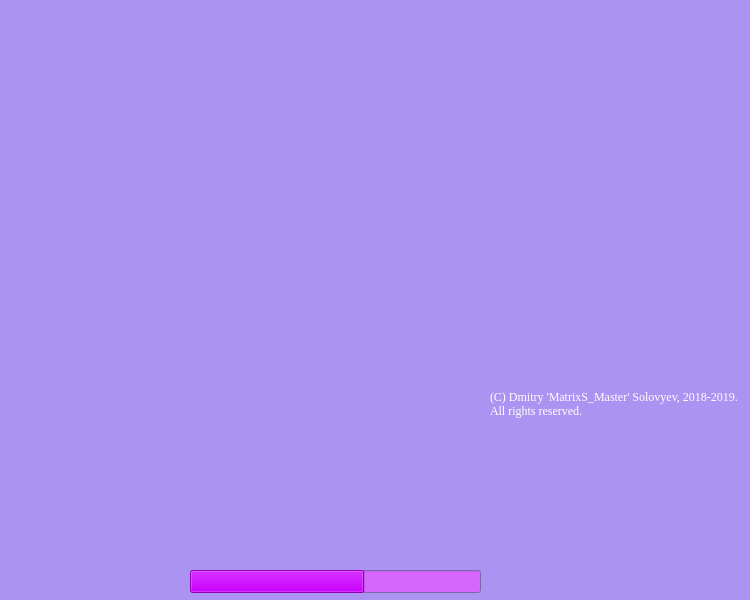
<?xml version="1.0" encoding="UTF-8"?>
<ui version="4.0">
 <class>SplashScreen</class>
 <widget class="QDialog" name="SplashScreen">
  <property name="windowModality">
   <enum>Qt::ApplicationModal</enum>
  </property>
  <property name="geometry">
   <rect>
    <x>0</x>
    <y>0</y>
    <width>750</width>
    <height>600</height>
   </rect>
  </property>
  <property name="sizePolicy">
   <sizepolicy hsizetype="Fixed" vsizetype="Fixed">
    <horstretch>0</horstretch>
    <verstretch>0</verstretch>
   </sizepolicy>
  </property>
  <property name="minimumSize">
   <size>
    <width>750</width>
    <height>600</height>
   </size>
  </property>
  <property name="maximumSize">
   <size>
    <width>750</width>
    <height>600</height>
   </size>
  </property>
  <property name="palette">
   <palette>
    <active>
     <colorrole role="WindowText">
      <brush brushstyle="SolidPattern">
       <color alpha="255">
        <red>255</red>
        <green>255</green>
        <blue>255</blue>
       </color>
      </brush>
     </colorrole>
     <colorrole role="Button">
      <brush brushstyle="SolidPattern">
       <color alpha="255">
        <red>171</red>
        <green>147</green>
        <blue>241</blue>
       </color>
      </brush>
     </colorrole>
     <colorrole role="Light">
      <brush brushstyle="SolidPattern">
       <color alpha="255">
        <red>255</red>
        <green>255</green>
        <blue>255</blue>
       </color>
      </brush>
     </colorrole>
     <colorrole role="Midlight">
      <brush brushstyle="SolidPattern">
       <color alpha="255">
        <red>213</red>
        <green>201</green>
        <blue>248</blue>
       </color>
      </brush>
     </colorrole>
     <colorrole role="Dark">
      <brush brushstyle="SolidPattern">
       <color alpha="255">
        <red>85</red>
        <green>73</green>
        <blue>120</blue>
       </color>
      </brush>
     </colorrole>
     <colorrole role="Mid">
      <brush brushstyle="SolidPattern">
       <color alpha="255">
        <red>114</red>
        <green>98</green>
        <blue>161</blue>
       </color>
      </brush>
     </colorrole>
     <colorrole role="Text">
      <brush brushstyle="SolidPattern">
       <color alpha="255">
        <red>0</red>
        <green>0</green>
        <blue>0</blue>
       </color>
      </brush>
     </colorrole>
     <colorrole role="BrightText">
      <brush brushstyle="SolidPattern">
       <color alpha="255">
        <red>255</red>
        <green>255</green>
        <blue>255</blue>
       </color>
      </brush>
     </colorrole>
     <colorrole role="ButtonText">
      <brush brushstyle="SolidPattern">
       <color alpha="255">
        <red>0</red>
        <green>0</green>
        <blue>0</blue>
       </color>
      </brush>
     </colorrole>
     <colorrole role="Base">
      <brush brushstyle="SolidPattern">
       <color alpha="255">
        <red>215</red>
        <green>102</green>
        <blue>255</blue>
       </color>
      </brush>
     </colorrole>
     <colorrole role="Window">
      <brush brushstyle="SolidPattern">
       <color alpha="255">
        <red>171</red>
        <green>147</green>
        <blue>241</blue>
       </color>
      </brush>
     </colorrole>
     <colorrole role="Shadow">
      <brush brushstyle="SolidPattern">
       <color alpha="255">
        <red>0</red>
        <green>0</green>
        <blue>0</blue>
       </color>
      </brush>
     </colorrole>
     <colorrole role="Highlight">
      <brush brushstyle="SolidPattern">
       <color alpha="255">
        <red>203</red>
        <green>0</green>
        <blue>255</blue>
       </color>
      </brush>
     </colorrole>
     <colorrole role="AlternateBase">
      <brush brushstyle="SolidPattern">
       <color alpha="255">
        <red>213</red>
        <green>201</green>
        <blue>248</blue>
       </color>
      </brush>
     </colorrole>
     <colorrole role="ToolTipBase">
      <brush brushstyle="SolidPattern">
       <color alpha="255">
        <red>255</red>
        <green>255</green>
        <blue>220</blue>
       </color>
      </brush>
     </colorrole>
     <colorrole role="ToolTipText">
      <brush brushstyle="SolidPattern">
       <color alpha="255">
        <red>0</red>
        <green>0</green>
        <blue>0</blue>
       </color>
      </brush>
     </colorrole>
    </active>
    <inactive>
     <colorrole role="WindowText">
      <brush brushstyle="SolidPattern">
       <color alpha="255">
        <red>255</red>
        <green>255</green>
        <blue>255</blue>
       </color>
      </brush>
     </colorrole>
     <colorrole role="Button">
      <brush brushstyle="SolidPattern">
       <color alpha="255">
        <red>171</red>
        <green>147</green>
        <blue>241</blue>
       </color>
      </brush>
     </colorrole>
     <colorrole role="Light">
      <brush brushstyle="SolidPattern">
       <color alpha="255">
        <red>255</red>
        <green>255</green>
        <blue>255</blue>
       </color>
      </brush>
     </colorrole>
     <colorrole role="Midlight">
      <brush brushstyle="SolidPattern">
       <color alpha="255">
        <red>213</red>
        <green>201</green>
        <blue>248</blue>
       </color>
      </brush>
     </colorrole>
     <colorrole role="Dark">
      <brush brushstyle="SolidPattern">
       <color alpha="255">
        <red>85</red>
        <green>73</green>
        <blue>120</blue>
       </color>
      </brush>
     </colorrole>
     <colorrole role="Mid">
      <brush brushstyle="SolidPattern">
       <color alpha="255">
        <red>114</red>
        <green>98</green>
        <blue>161</blue>
       </color>
      </brush>
     </colorrole>
     <colorrole role="Text">
      <brush brushstyle="SolidPattern">
       <color alpha="255">
        <red>0</red>
        <green>0</green>
        <blue>0</blue>
       </color>
      </brush>
     </colorrole>
     <colorrole role="BrightText">
      <brush brushstyle="SolidPattern">
       <color alpha="255">
        <red>255</red>
        <green>255</green>
        <blue>255</blue>
       </color>
      </brush>
     </colorrole>
     <colorrole role="ButtonText">
      <brush brushstyle="SolidPattern">
       <color alpha="255">
        <red>0</red>
        <green>0</green>
        <blue>0</blue>
       </color>
      </brush>
     </colorrole>
     <colorrole role="Base">
      <brush brushstyle="SolidPattern">
       <color alpha="255">
        <red>215</red>
        <green>102</green>
        <blue>255</blue>
       </color>
      </brush>
     </colorrole>
     <colorrole role="Window">
      <brush brushstyle="SolidPattern">
       <color alpha="255">
        <red>171</red>
        <green>147</green>
        <blue>241</blue>
       </color>
      </brush>
     </colorrole>
     <colorrole role="Shadow">
      <brush brushstyle="SolidPattern">
       <color alpha="255">
        <red>0</red>
        <green>0</green>
        <blue>0</blue>
       </color>
      </brush>
     </colorrole>
     <colorrole role="Highlight">
      <brush brushstyle="SolidPattern">
       <color alpha="255">
        <red>203</red>
        <green>0</green>
        <blue>255</blue>
       </color>
      </brush>
     </colorrole>
     <colorrole role="AlternateBase">
      <brush brushstyle="SolidPattern">
       <color alpha="255">
        <red>213</red>
        <green>201</green>
        <blue>248</blue>
       </color>
      </brush>
     </colorrole>
     <colorrole role="ToolTipBase">
      <brush brushstyle="SolidPattern">
       <color alpha="255">
        <red>255</red>
        <green>255</green>
        <blue>220</blue>
       </color>
      </brush>
     </colorrole>
     <colorrole role="ToolTipText">
      <brush brushstyle="SolidPattern">
       <color alpha="255">
        <red>0</red>
        <green>0</green>
        <blue>0</blue>
       </color>
      </brush>
     </colorrole>
    </inactive>
    <disabled>
     <colorrole role="WindowText">
      <brush brushstyle="SolidPattern">
       <color alpha="255">
        <red>85</red>
        <green>73</green>
        <blue>120</blue>
       </color>
      </brush>
     </colorrole>
     <colorrole role="Button">
      <brush brushstyle="SolidPattern">
       <color alpha="255">
        <red>171</red>
        <green>147</green>
        <blue>241</blue>
       </color>
      </brush>
     </colorrole>
     <colorrole role="Light">
      <brush brushstyle="SolidPattern">
       <color alpha="255">
        <red>255</red>
        <green>255</green>
        <blue>255</blue>
       </color>
      </brush>
     </colorrole>
     <colorrole role="Midlight">
      <brush brushstyle="SolidPattern">
       <color alpha="255">
        <red>213</red>
        <green>201</green>
        <blue>248</blue>
       </color>
      </brush>
     </colorrole>
     <colorrole role="Dark">
      <brush brushstyle="SolidPattern">
       <color alpha="255">
        <red>85</red>
        <green>73</green>
        <blue>120</blue>
       </color>
      </brush>
     </colorrole>
     <colorrole role="Mid">
      <brush brushstyle="SolidPattern">
       <color alpha="255">
        <red>114</red>
        <green>98</green>
        <blue>161</blue>
       </color>
      </brush>
     </colorrole>
     <colorrole role="Text">
      <brush brushstyle="SolidPattern">
       <color alpha="255">
        <red>85</red>
        <green>73</green>
        <blue>120</blue>
       </color>
      </brush>
     </colorrole>
     <colorrole role="BrightText">
      <brush brushstyle="SolidPattern">
       <color alpha="255">
        <red>255</red>
        <green>255</green>
        <blue>255</blue>
       </color>
      </brush>
     </colorrole>
     <colorrole role="ButtonText">
      <brush brushstyle="SolidPattern">
       <color alpha="255">
        <red>85</red>
        <green>73</green>
        <blue>120</blue>
       </color>
      </brush>
     </colorrole>
     <colorrole role="Base">
      <brush brushstyle="SolidPattern">
       <color alpha="255">
        <red>171</red>
        <green>147</green>
        <blue>241</blue>
       </color>
      </brush>
     </colorrole>
     <colorrole role="Window">
      <brush brushstyle="SolidPattern">
       <color alpha="255">
        <red>171</red>
        <green>147</green>
        <blue>241</blue>
       </color>
      </brush>
     </colorrole>
     <colorrole role="Shadow">
      <brush brushstyle="SolidPattern">
       <color alpha="255">
        <red>0</red>
        <green>0</green>
        <blue>0</blue>
       </color>
      </brush>
     </colorrole>
     <colorrole role="Highlight">
      <brush brushstyle="SolidPattern">
       <color alpha="255">
        <red>144</red>
        <green>144</green>
        <blue>144</blue>
       </color>
      </brush>
     </colorrole>
     <colorrole role="AlternateBase">
      <brush brushstyle="SolidPattern">
       <color alpha="255">
        <red>171</red>
        <green>147</green>
        <blue>241</blue>
       </color>
      </brush>
     </colorrole>
     <colorrole role="ToolTipBase">
      <brush brushstyle="SolidPattern">
       <color alpha="255">
        <red>255</red>
        <green>255</green>
        <blue>220</blue>
       </color>
      </brush>
     </colorrole>
     <colorrole role="ToolTipText">
      <brush brushstyle="SolidPattern">
       <color alpha="255">
        <red>0</red>
        <green>0</green>
        <blue>0</blue>
       </color>
      </brush>
     </colorrole>
    </disabled>
   </palette>
  </property>
  <property name="windowTitle">
   <string>Splash</string>
  </property>
  <property name="windowIcon">
   <iconset resource="milla-view.qrc">
    <normaloff>:/milla.png</normaloff>:/milla.png</iconset>
  </property>
  <property name="modal">
   <bool>true</bool>
  </property>
  <widget class="QLabel" name="label">
   <property name="geometry">
    <rect>
     <x>0</x>
     <y>0</y>
     <width>750</width>
     <height>600</height>
    </rect>
   </property>
   <property name="sizePolicy">
    <sizepolicy hsizetype="Fixed" vsizetype="Fixed">
     <horstretch>0</horstretch>
     <verstretch>0</verstretch>
    </sizepolicy>
   </property>
   <property name="text">
    <string/>
   </property>
   <property name="pixmap">
    <pixmap resource="milla-view.qrc">:/splash_01.png</pixmap>
   </property>
  </widget>
  <widget class="QLabel" name="label_2">
   <property name="geometry">
    <rect>
     <x>490</x>
     <y>390</y>
     <width>251</width>
     <height>201</height>
    </rect>
   </property>
   <property name="sizePolicy">
    <sizepolicy hsizetype="Fixed" vsizetype="Fixed">
     <horstretch>0</horstretch>
     <verstretch>0</verstretch>
    </sizepolicy>
   </property>
   <property name="minimumSize">
    <size>
     <width>251</width>
     <height>201</height>
    </size>
   </property>
   <property name="maximumSize">
    <size>
     <width>251</width>
     <height>201</height>
    </size>
   </property>
   <property name="font">
    <font>
     <family>Liberation Serif</family>
    </font>
   </property>
   <property name="text">
    <string>(C) Dmitry 'MatrixS_Master' Solovyev, 2018-2019. All rights reserved.</string>
   </property>
   <property name="alignment">
    <set>Qt::AlignLeading|Qt::AlignLeft|Qt::AlignTop</set>
   </property>
   <property name="wordWrap">
    <bool>true</bool>
   </property>
  </widget>
  <widget class="QProgressBar" name="progressBar">
   <property name="geometry">
    <rect>
     <x>190</x>
     <y>570</y>
     <width>291</width>
     <height>23</height>
    </rect>
   </property>
   <property name="value">
    <number>60</number>
   </property>
   <property name="textVisible">
    <bool>false</bool>
   </property>
  </widget>
 </widget>
 <resources>
  <include location="milla-view.qrc"/>
 </resources>
 <connections/>
</ui>
